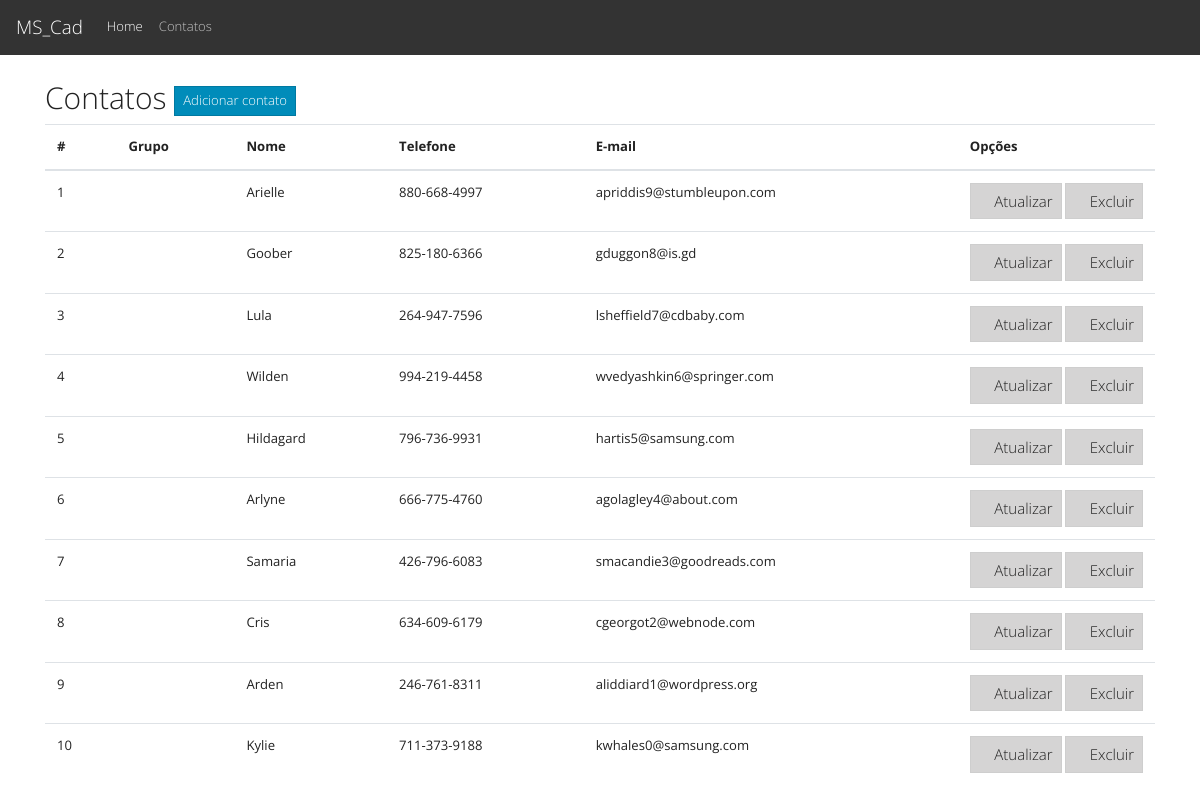
/contatos.php (signed in), run on the app's committed database.
### tables this page shows
CREATE TABLE contatos (
    id INT NOT NULL AUTO_INCREMENT,
    grupo_id INT NULL,
    nome VARCHAR(150) NOT NULL,
    email VARCHAR(150) NOT NULL,
    fone VARCHAR(20) NOT NULL,
    PRIMARY KEY(id),
    FOREIGN KEY(grupo_id) REFERENCES grupos(id)
);

### contatos.php (the view, shortened to what this page needs)
<?php
    include('inc/conexao.php');
    $sql = "SELECT c.*, g.nome AS grupo FROM contatos c LEFT JOIN grupos g ON g.id = c.grupo_id ORDER BY c.id DESC";
    $consulta = $conexao->prepare($sql);
    $consulta->execute();
    $registros = $consulta->fetchAll(PDO::FETCH_OBJ);
?>
<!doctype html>
<html lang="en">
<head>
    <link href="/css/bootstrap.min.css" rel="stylesheet">
    <link href="/css/styles.css" rel="stylesheet">
    <link href="/css/icofont.min.css" rel="stylesheet">
</head>
<body>
<nav class="navbar navbar-expand-md navbar-dark bg-dark fixed-top">
    <a class="navbar-brand" href="/">MS_Cad</a>
    <div class="collapse navbar-collapse" id="navbarsExampleDefault">
        <ul class="navbar-nav mr-auto">
            <li class="nav-item active">
                <a class="nav-link" href="/">Home <span class="sr-only">(current)</span></a>
            </li>
            <li class="nav-item">
                <a class="nav-link" href="contatos.php">Contatos</a>
            </li>
        </ul>
    </div>
</nav>
<main role="main" class="container">
    <div class="row">
        <div class="col">
            <h2>Contatos
                <a href="contatos_cad.php" class="btn btn-primary btn-sm">Adicionar contato</a>
            </h2>
            <table class="table">
                <thead>
                    <tr>
                        <th>#</th>
                        <th>Grupo</th>
                        <th>Nome</th>
                        <th>Telefone</th>
                        <th>E-mail</th>
                        <th width="1">Opções</th>
                    </tr>
                </thead>
                <tbody>
                    <?php $i=1; foreach($registros as $r): ?>
                    <tr>
                        <td><?php echo $i++ ?></td>
                        <td><?php echo $r->grupo ?></td>
                        <td>
                            <?php echo $r->nome ?>
                        </td>
                        <td><?php echo $r->fone ?></td>
                        <td><?php echo $r->email ?></td>
                        <td class="no-wrap">
                            <form id="form_<?php echo $r->id ?>" action="contatos_delete.php" method="post" onsubmit="">
                                <a href="contatos_update.php?id=<?php echo $r->id ?>" class="btn btn-secondary active">
                                    <i class="icofont-edit"></i> Atualizar</a>
                                <button type="button" class="btn btn-secondary active excluir" data-name="<?php echo $r->nome ?>" data-id="<?php echo $r->id ?>">
                                    <i class="icofont-ui-delete"></i> Excluir</button>
                            </form>
                        </td>
                    </tr>
                    <?php endforeach ?>
                </tbody>
            </table>
        </div>
    </div>
</main>
</body>
</html>

### css/styles.css (style rules this page uses)
body { padding-top: 5rem; }
.no-wrap { white-space: nowrap; }

### data on the page
contatos: nome "Arielle", fone "880-668-4997", email "apriddis9@stumbleupon.com"
contatos: nome "Goober", fone "825-180-6366", email "gduggon8@is.gd"
contatos: nome "Lula", fone "264-947-7596", email "lsheffield7@cdbaby.com"
contatos: nome "Wilden", fone "994-219-4458", email "wvedyashkin6@springer.com"
contatos: nome "Hildagard", fone "796-736-9931", email "hartis5@samsung.com"
contatos: nome "Arlyne", fone "666-775-4760", email "agolagley4@about.com"
contatos: nome "Samaria", fone "426-796-6083", email "smacandie3@goodreads.com"
contatos: nome "Cris", fone "634-609-6179", email "cgeorgot2@webnode.com"
contatos: nome "Arden", fone "246-761-8311", email "aliddiard1@wordpress.org"
contatos: nome "Kylie", fone "711-373-9188", email "kwhales0@samsung.com"
